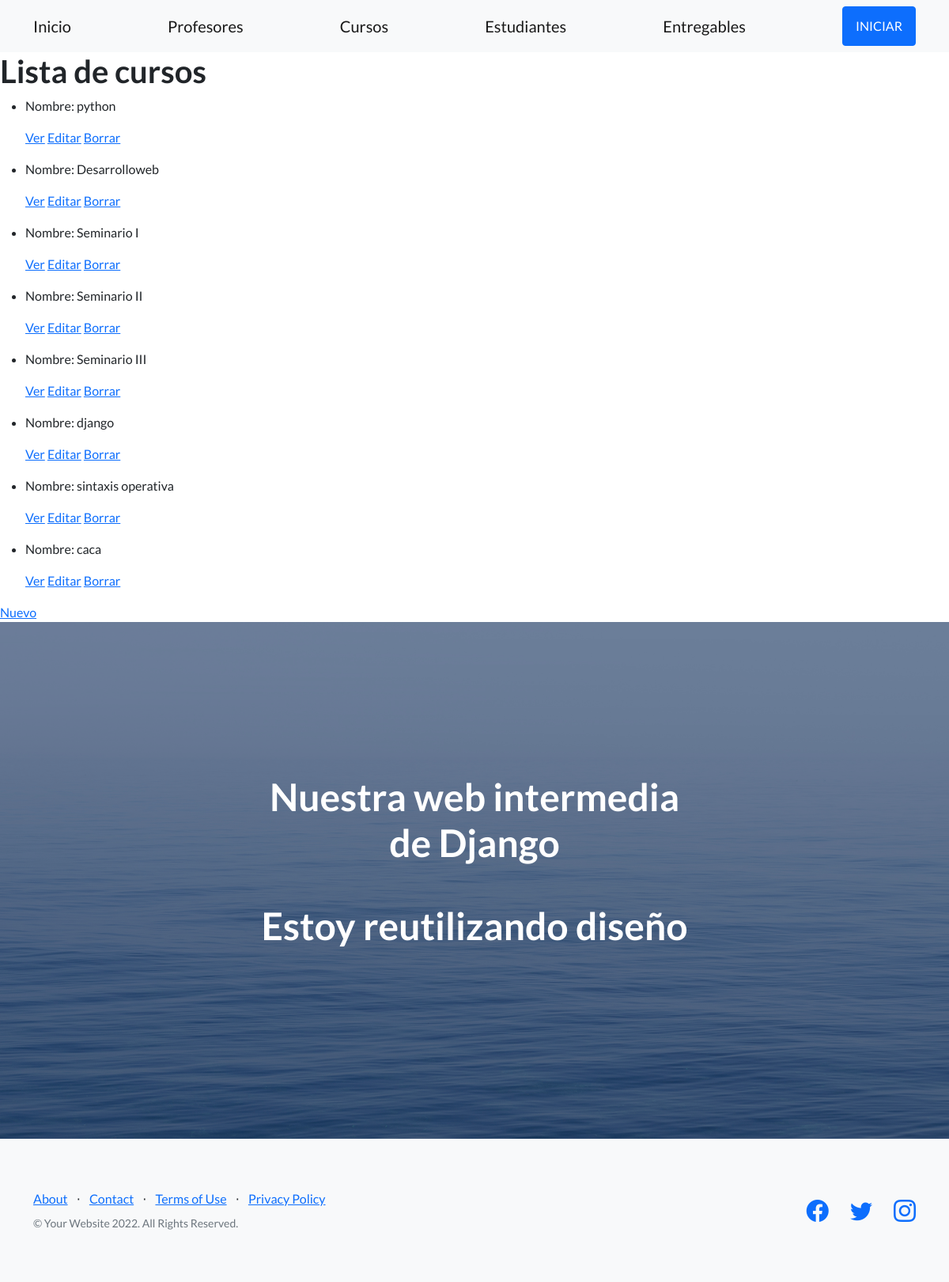
Page /AppCoder/curso/list on the committed database.
### AppCoder/models.py (models this page shows)
class Curso(models.Model):
    nombre=models.CharField(max_length=40)
    camada=models.IntegerField()

### AppCoder/views.py (the view)
# urls.py: path('curso/list', views.CursoList.as_view(), name='List'),
class CursoList(ListView):
   model = Curso
   template_name = "AppCoder/cursos_list.html"

### AppCoder/templates/AppCoder/cursos_list.html
{% extends "AppCoder/padre.html" %}
{% load static %}
{% block contenidoQueCambia %}
<h1>Lista de cursos</h1>
<ul>
    {% for curso in object_list %}
        <li>
            <p>Nombre: {{ curso.nombre }} </p>
            <p>
            <a href="{% url 'Detail' curso.id %}">Ver</a>
            <a href="{% url 'Edit' curso.id %}">Editar</a>
            <a href="{% url 'Delete' curso.id %}">Borrar</a>
            </p>
        </li>
    {% endfor %}
</ul>
<a href="{% url 'New' %}"> Nuevo</a>
{% endblock%}

### rows in the picture
Curso: nombre "python"
Curso: nombre "Desarrolloweb"
Curso: nombre "Seminario I"
Curso: nombre "Seminario II"
Curso: nombre "Seminario III"
Curso: nombre "django"
Curso: nombre "sintaxis operativa"
Curso: nombre "caca"
